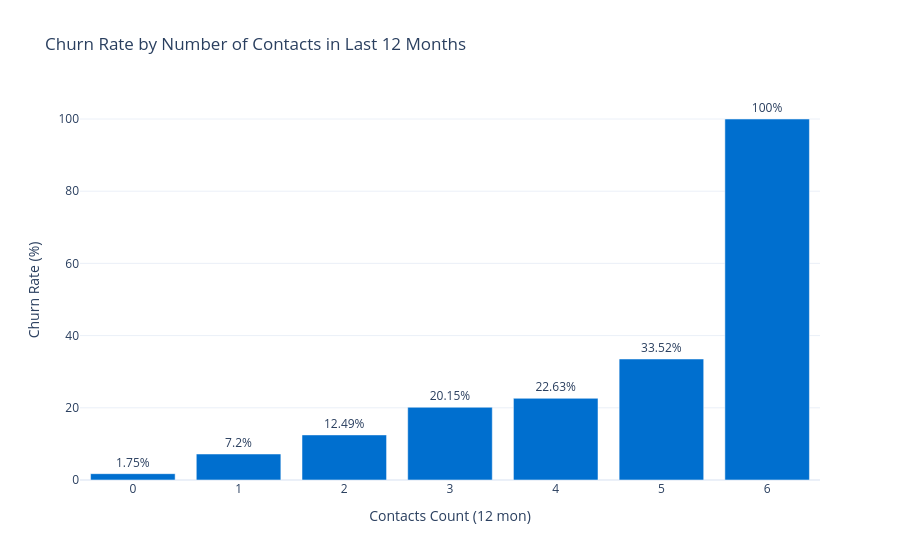

Notebook cell for this chart:
### Code cell
# ── Plot 8: Bar chart — Contacts_Count_12_mon vs churn rate ───────────
q8 = pd.read_sql_query("""
    SELECT Contacts_Count_12_mon,
           ROUND(100.0*SUM(CASE WHEN Attrition_Flag='Attrited Customer'
                 THEN 1 ELSE 0 END)/COUNT(*), 2) as churn_pct
    FROM customers GROUP BY Contacts_Count_12_mon ORDER BY Contacts_Count_12_mon
""", con)
fig8 = px.bar(
    q8, x='Contacts_Count_12_mon', y='churn_pct',
    title='Churn Rate by Number of Contacts in Last 12 Months',
    template='plotly_white',
    text='churn_pct'
)
fig8.update_traces(marker_color='#006FCF', texttemplate='%{text}%', textposition='outside')
fig8.update_layout(
    xaxis_title='Contacts Count (12 mon)',
    yaxis_title='Churn Rate (%)',
    xaxis=dict(dtick=1)
)
fig8.show()

### Figure 1 — Plotly figure (JSON) as saved in the notebook; plotly's stock layout.template omitted (floating-point values rounded to 4 significant figures)
{"data": [{"hovertemplate": "Contacts_Count_12_mon=%{x}<br>churn_pct=%{text}<extra></extra>", "legendgroup": "", "marker": {"color": "#006FCF", "pattern": {"shape": ""}}, "name": "", "orientation": "v", "showlegend": false, "text": [1.75, 7.2, 12.49, 20.15, 22.63, 33.52, 100.0], "textposition": "outside", "texttemplate": "%{text}%", "type": "bar", "x": [0, 1, 2, 3, 4, 5, 6], "xaxis": "x", "y": [1.75, 7.2, 12.49, 20.15, 22.63, 33.52, 100.0], "yaxis": "y"}], "layout": {"barmode": "relative", "legend": {"tracegroupgap": 0}, "title": {"text": "Churn Rate by Number of Contacts in Last 12 Months"}, "xaxis": {"anchor": "y", "domain": [0, 1], "dtick": 1, "title": {"text": "Contacts Count (12 mon)"}}, "yaxis": {"anchor": "x", "domain": [0, 1], "title": {"text": "Churn Rate (%)"}}}}
